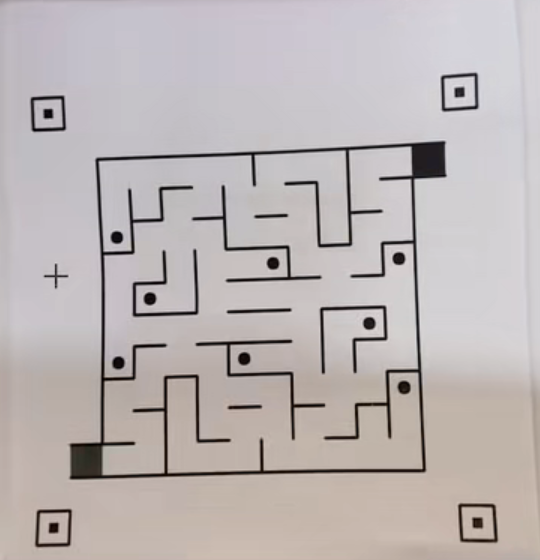
#> input picture python_lrp/images/migong1.png, 540 x 560 px, given in place of the camera
$ python test.py
#> lines starting #> are read from the running program, lines starting #| are printed output that depends on the picture; after the words box and inside, x2 and y2 are one past the last pixel; in counts of white or black regions, pixels touching at a corner belong together; long printed decimals are rounded
import cv2
import math
import numpy as np
#import matplotlib.pyplot as plt

class BBox(object):

    # [5 lines left out: function __init__, not called in this run]

def Img_Outline(input_dir):
    original_img = input_dir
    gray_img = cv2.cvtColor(original_img, cv2.COLOR_BGR2GRAY)
    blurred = cv2.GaussianBlur(gray_img, (9, 9), 0)                     # 高斯模糊去噪（设定卷积核大小影响效果）

    _, RedThresh = cv2.threshold(blurred, 165, 255, cv2.THRESH_BINARY)  # 设定阈值165（阈值影响开闭运算效果） //200效果最好   当前无影响165


    kernel = cv2.getStructuringElement(cv2.MORPH_RECT, (5, 5))          # 定义矩形结构元素
    closed = cv2.morphologyEx(RedThresh, cv2.MORPH_CLOSE, kernel)       # 闭运算（链接块）
    opened = cv2.morphologyEx(closed, cv2.MORPH_OPEN, kernel)           # 开运算（去噪点）
    return original_img, gray_img, RedThresh, closed, opened

def findContours_img(original_img, opened):
    contours, hierarchy = cv2.findContours(opened, cv2.RETR_LIST, cv2.CHAIN_APPROX_SIMPLE)
    c = sorted(contours, key=cv2.contourArea, reverse=True)[1]   # 计算最大轮廓的旋转包围盒
    rect = cv2.minAreaRect(c)                                    # 获取包围盒（中心点，宽高，旋转角度）
    box = np.int0(cv2.boxPoints(rect))                           # box
    draw_img = cv2.drawContours(original_img.copy(), [box], -1, (0, 0, 255), 3)
    return box,draw_img

def Perspective_transform(box,original_img):
    # 获取画框宽高(x=orignal_W,y=orignal_H)
    orignal_W = math.ceil(np.sqrt((box[3][1] - box[2][1])**2 + (box[3][0] - box[2][0])**2))
    orignal_H= math.ceil(np.sqrt((box[3][1] - box[0][1])**2 + (box[3][0] - box[0][0])**2))

    # 原图中的四个顶点,与变换矩阵
    pts1 = np.float32([box[0], box[1], box[2], box[3]])
    pts2 = np.float32([[int(orignal_W+1),int(orignal_H+1)], [0, int(orignal_H+1)], [0, 0], [int(orignal_W+1), 0]])

    # 生成透视变换矩阵；进行透视变换
    M = cv2.getPerspectiveTransform(pts1, pts2)
    result_img = cv2.warpPerspective(original_img, M, (int(orignal_W+3),int(orignal_H+1)))

    return result_img

# [31 lines left out: function resize_keep_aspectratio, not called in this run]


if __name__=="__main__":
    global DPI
    DPI = 0.00245

    input_dir = "images/migong1.png"
    cap = cv2.VideoCapture(1)

    while (cap.isOpened()):
        ret, frame = cap.read()
#> frame is the input picture: shape (560, 540, 3); mean B, G, R 181, 181.2, 188.2
        img0 = frame
        original_img, gray_img, RedThresh, closed, opened = Img_Outline(img0)
#> in Img_Outline, `_, RedThresh = cv2.threshold(blurred, 165, 255, cv2.THRESH_BINARY)`:
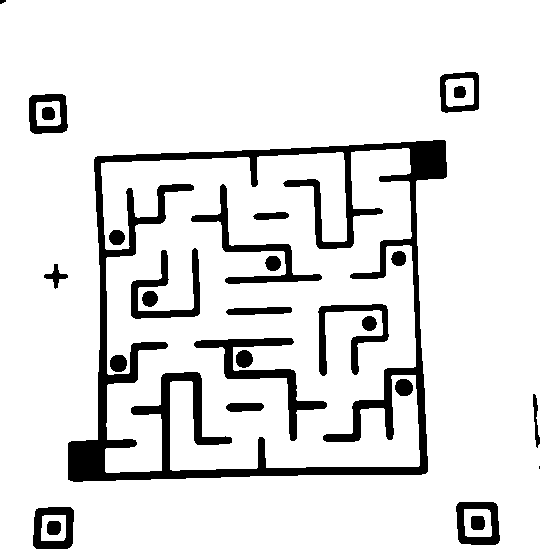
#> RedThresh: shape (560, 540); 88.6% white; 28 black regions (2 under 20 px), largest, box (x1, y1, x2, y2) and area: (68, 140, 447, 482) 19995, (194, 338, 327, 441) 2330, (191, 184, 322, 284) 1859
#> in Img_Outline, `closed = cv2.morphologyEx(RedThresh, cv2.MORPH_CLOSE, kernel)`: closed: shape (560, 540); 88.8% white; 27 black regions (1 under 20 px), largest, box (x1, y1, x2, y2) and area: (68, 140, 447, 482) 19935, (195, 338, 326, 440) 2313, (192, 186, 321, 284) 1844
#> in Img_Outline, `opened = cv2.morphologyEx(closed, cv2.MORPH_OPEN, kernel)`: opened: shape (560, 540); 88.6% white; 21 black regions (1 under 20 px)
        box, draw_img = findContours_img(original_img, opened)
#> in findContours_img, `contours, hierarchy = cv2.findContours(opened, cv2.RETR_LIST, cv2.CHAI..`: contours = 31 contours; largest, box (x1, y1, x2, y2) and area: (0, 0, 540, 560) 301258, (67, 139, 448, 483) 108750, (101, 148, 420, 473) 85138, (194, 337, 327, 441) 3002, (191, 185, 322, 285) 2344
#> in findContours_img, `c = sorted(contours, key=cv2.contourArea, reverse=True)[1]`: c = contour of 121 points, box (x1, y1, x2, y2) (67, 139, 448, 483), area 108750
#> in findContours_img, `rect = cv2.minAreaRect(c)`: rect = ((256.8, 310.5), (386.5, 335.7), -1.18)
#> in findContours_img, `box = np.int0(cv2.boxPoints(rect))`: box = [[67, 482], [60, 146], [446, 138], [453, 474]]
#> in findContours_img, `draw_img = cv2.drawContours(original_img.copy(), [box], -1, (0, 0, 255..`:
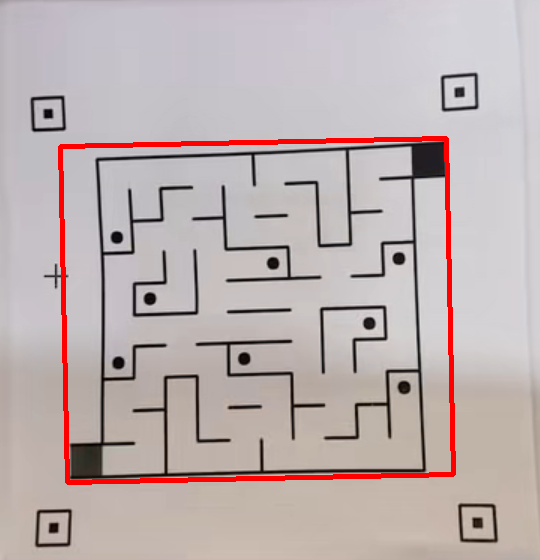
#> draw_img: shape (560, 540, 3); mean B, G, R 176.6, 176.7, 189.6
#> box = [[67, 482], [60, 146], [446, 138], [453, 474]]
        cv2.imshow('draw_img', draw_img)
        result_img = Perspective_transform(box, original_img)
#> in Perspective_transform, `orignal_W = math.ceil(np.sqrt((box[3][1] - box[2][1])**2 + (box[3][0] ..`: orignal_W = 337
#> in Perspective_transform, `orignal_H= math.ceil(np.sqrt((box[3][1] - box[0][1])**2 + (box[3][0] -..`: orignal_H = 387
#> in Perspective_transform, `pts1 = np.float32([box[0], box[1], box[2], box[3]])`: pts1 = [[67, 482], [60, 146], [446, 138], [453, 474]]
#> in Perspective_transform, `pts2 = np.float32([[int(orignal_W+1),int(orignal_H+1)], [0, int(origna..`: pts2 = [[338, 388], [0, 388], [0, 0], [338, 0]]
#> in Perspective_transform, `M = cv2.getPerspectiveTransform(pts1, pts2)`: M = [[0.0208, 1.01, -148.1], [-1, 0.0209, 445.2], [6.53e-19, -1.36e-20, 1]]
#> in Perspective_transform, `result_img = cv2.warpPerspective(original_img, M, (int(orignal_W+3),in..`:
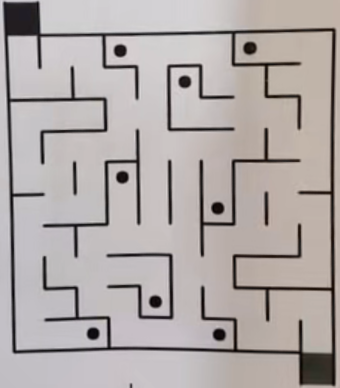
#> result_img: shape (388, 340, 3); mean B, G, R 167.9, 169.3, 176.3

        size = result_img.shape
#> size = (388, 340, 3)
        w = size[1]
#> w = 340
        h = size[0]
#> h = 388

        if w < h:
            img90 = np.rot90(result_img)
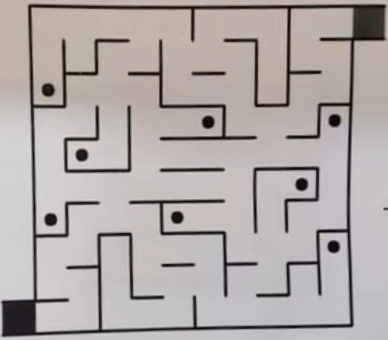
#> img90: shape (340, 388, 3); mean B, G, R 167.9, 169.3, 176.3
            # cv2.imshow("img90", img90)
        else:
            img90 = result_img
        img90_canndy = cv2.Canny(img90, 30, 150)
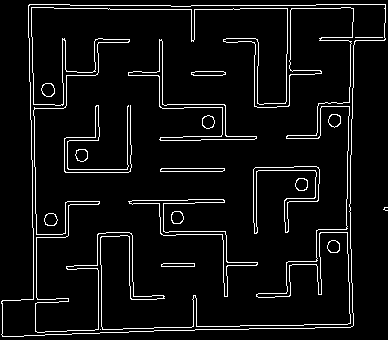
#> img90_canndy: shape (340, 388); 5.9% white in thin lines or dots

        w = 20
        h = 5
        params = cv2.SimpleBlobDetector_Params()
        params.filterByArea = True
        params.minArea = 10e1
        params.maxArea = 10e2
        params.minDistBetweenBlobs = 25
        params.filterByConvexity = False

        gray = cv2.cvtColor(img90, cv2.COLOR_BGR2GRAY)
        minThreshValue = 120
        _, gray = cv2.threshold(gray, minThreshValue, 255, cv2.THRESH_BINARY)
#> gray: shape (340, 388); 87.8% white; 17 black regions (1 under 20 px), largest, box (x1, y1, x2, y2) and area: (1, 4, 386, 337) 10972, (128, 40, 257, 141) 1105, (129, 199, 258, 297) 984
        gray = cv2.resize(gray, dsize=None, fx=2, fy=2, interpolation=cv2.INTER_LINEAR)
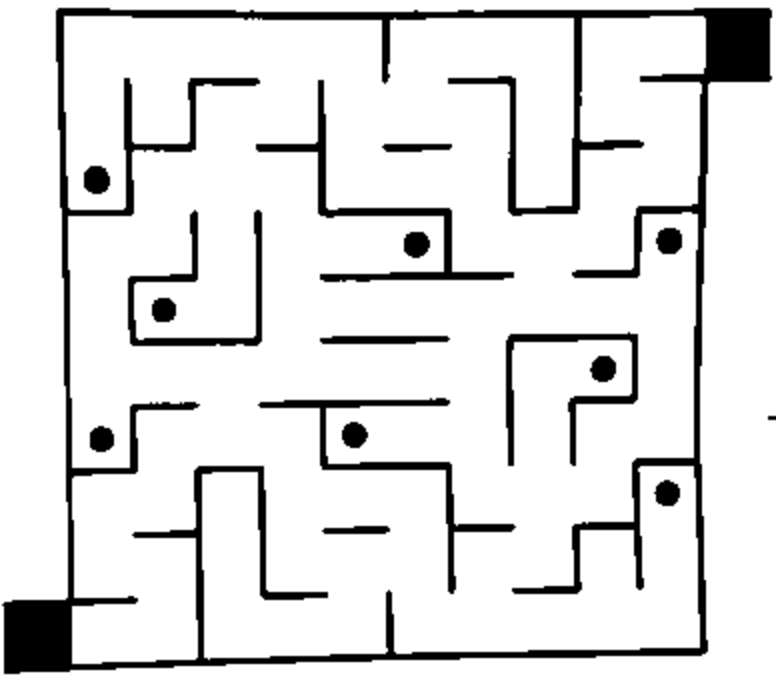
#> gray: shape (680, 776); min 0, max 255, mean 223.8
        img90_resize = cv2.resize(img90, dsize=None, fx=2, fy=2, interpolation=cv2.INTER_LINEAR)

        detector = cv2.SimpleBlobDetector_create(params)
        keypoints = detector.detect(gray)
#> keypoints = 8 keypoints; (x, y, size): (96, 180, 29), (669, 241, 27.9), (416, 244, 27.8), (603, 369, 27.1), (354, 435, 26.8), (101, 439, 26.7), (667, 493, 26.7), (163, 310, 26)
        im_with_keypoints = cv2.drawKeypoints(gray, keypoints, np.array([]), (255, 0, 0),
                                              cv2.DRAW_MATCHES_FLAGS_DRAW_RICH_KEYPOINTS)
        color_img = cv2.cvtColor(im_with_keypoints, cv2.COLOR_BGR2RGB)

        size = color_img.shape
#> size = (680, 776, 3)
        w = size[1]
#> w = 776
        h = size[0]
#> h = 680

        for i in range(0, len(keypoints)):
            print(keypoints[i].pt[0], keypoints[i].pt[1])
#> this loop made 8 passes
#| 666.992 492.994
#| 101.195 438.872
#| 354.000 434.590
#| 603.032 368.526
#| 163.364 309.668
#| 415.999 243.999
#| 668.951 240.504
#| 96.164 179.506

        get_persent_x = w / 12 - 0.7675
#> get_persent_x = 63.9
        get_persent_y = h / 10 - 0.585
#> get_persent_y = 67.42
        font = cv2.FONT_HERSHEY_SIMPLEX
        color = (0, 0, 255)
        thickness = 2
        font_scale = 1
        point_image = color_img.copy()

        for i in range(0, len(keypoints)):
            if keypoints[i].pt[0] / get_persent_x != 0:
                pointx_now = int(keypoints[i].pt[0] / get_persent_x) + 1
            else:
                pointx_now = int(keypoints[i].pt[0] / get_persent_x)

            if keypoints[i].pt[1] / get_persent_y != 0:
                pointy_now = int(keypoints[i].pt[1] / get_persent_y) + 1
            else:
                pointy_now = int(keypoints[i].pt[1] / get_persent_y)
            print(pointx_now, pointy_now)
            text_x = str(pointx_now)
            text_y = str(pointy_now)
            text = "(" + text_x + "," + text_y + ")"
            cv2.putText(point_image, text, (int(keypoints[i].pt[0]), int(keypoints[i].pt[1])), font, font_scale, color,
                        thickness)
#> this loop made 8 passes
#> (pointx_now, pointy_now, text_x, text_y) on passes 1 to 8: (11, 8, '11', '8'), (2, 7, '2', '7'), (6, 7, '6', '7'), (10, 6, '10', '6'), (3, 5, '3', '5'), (7, 4, '7', '4'), (11, 4, '11', '4'), (2, 3, '2', '3')
#| 11 8
#| 2 7
#| 6 7
#| 10 6
#| 3 5
#| 7 4
#| 11 4
#| 2 3
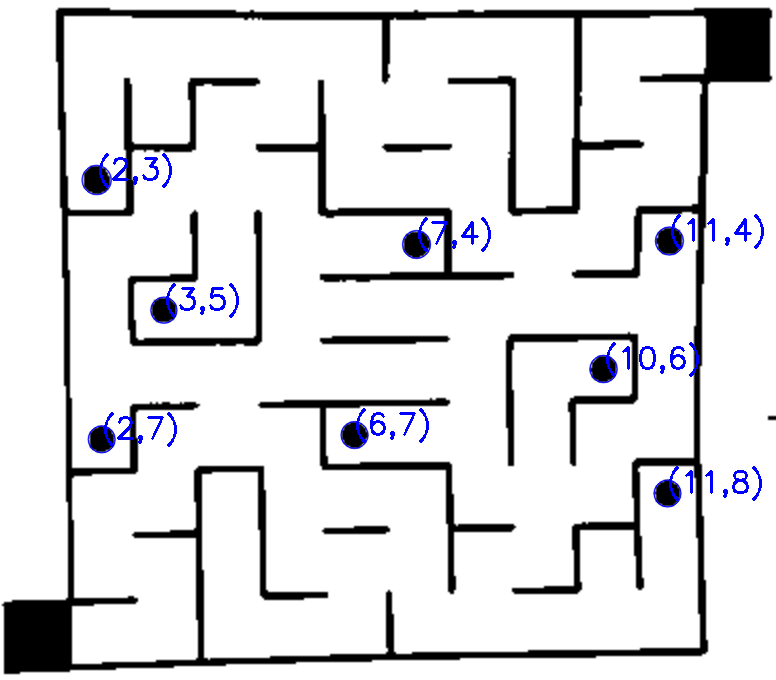
#> point_image: shape (680, 776, 3); mean R, G, B 221.6, 221.6, 224.3

        cv2.imshow('point_image', point_image)
        cv2.imshow('original_img', original_img)
        c = cv2.waitKey(1)
#> (key q is pressed here)
        if c == ord('q'):
            break

cv2.waitKey(0)
cv2.destroyAllWindows()

$ run again, on python_lrp/images/migong10.png
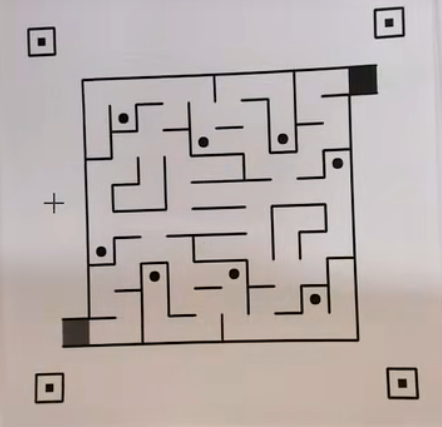
#> input picture python_lrp/images/migong10.png, 442 x 427 px, given in place of the camera
#> frame is the input picture: shape (427, 442, 3); mean B, G, R 172.5, 174.8, 184.8
#> in Img_Outline, `_, RedThresh = cv2.threshold(blurred, 165, 255, cv2.THRESH_BINARY)`:
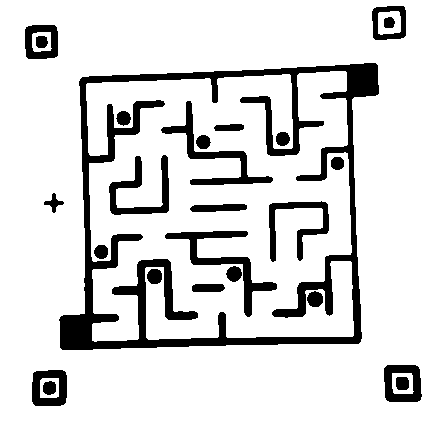
#> RedThresh: shape (427, 442); 85.6% white; 25 black regions, largest, box (x1, y1, x2, y2) and area: (59, 63, 379, 350) 15705, (165, 231, 277, 317) 1697, (161, 101, 273, 185) 1551
#> closed: shape (427, 442); 85.8% white; 25 black regions, largest, box (x1, y1, x2, y2) and area: (60, 63, 379, 350) 15652, (166, 231, 277, 316) 1688, (162, 102, 272, 185) 1535
#> opened: shape (427, 442); 85% white; 14 black regions
#> contours = 25 contours, 3 with area under 20; largest, box (x1, y1, x2, y2) and area: (0, 0, 442, 427) 187866, (59, 62, 380, 351) 77318, (86, 71, 354, 341) 57932, (165, 230, 278, 317) 2169, (161, 101, 273, 186) 2006
#> c = contour of 105 points, box (x1, y1, x2, y2) (59, 62, 380, 351), area 77318
#> rect = ((218.8, 206.2), (325.8, 281.8), -1.29)
#> in findContours_img, `box = np.int0(cv2.boxPoints(rect))`: box = [[59, 350], [52, 69], [378, 61], [384, 343]]
#> orignal_W = 283
#> orignal_H = 326
#> pts1 = [[59, 350], [52, 69], [378, 61], [384, 343]]
#> pts2 = [[284, 327], [0, 327], [0, 0], [284, 0]]
#> M = [[0.0247, 1.01, -70.74], [-1, 0.0213, 377.6], [1.04e-05, -1.14e-05, 1]]
#> img90_canndy: shape (286, 327); 7.1% white in thin lines or dots
#> keypoints = 8 keypoints; (x, y, size): (138, 95, 24), (459, 148, 23.5), (86, 368, 23.4), (354, 417, 23.4), (514, 468, 23.3), (565, 201, 23.2), (299, 150, 23.1), (195, 420, 22.6)
#> the loop `for i in range(0, len(keypoints)):` made 8 passes
#| 514.117 468.5
#| 195.080 419.681
#| 354.5 416.680
#| 86.5 367.925
#| 565.407 200.765
#> (further printed lines are left out)
#> the loop `for i in range(0, len(keypoints)):` made 8 passes
#> (pointx_now, pointy_now, text_x, text_y) on passes 1 to 8: (10, 9, '10', '9'), (4, 8, '4', '8'), (7, 8, '7', '8'), (2, 7, '2', '7'), (11, 4, '11', '4'), (6, 3, '6', '3'), (9, 3, '9', '3'), (3, 2, '3', '2')
#> (printed output is left out)
#> after the loop `for i in range(0, len(keypoints)):`:
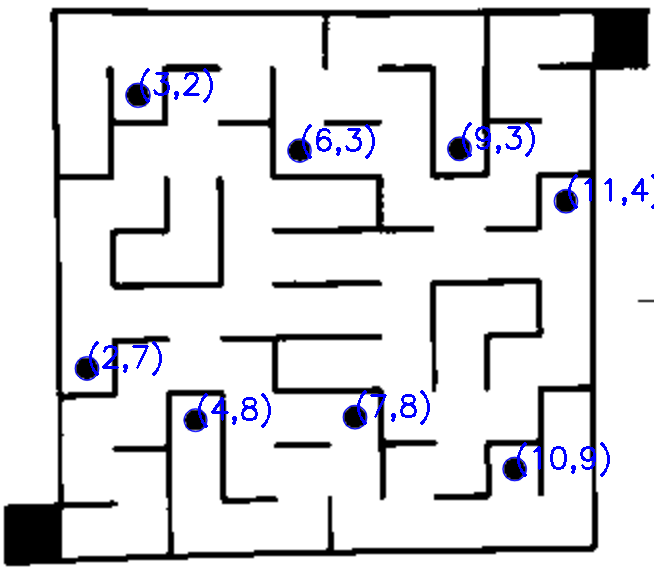
#> point_image: shape (572, 654, 3); mean R, G, B 220.3, 220.3, 224

$ run again, on python_lrp/images/migong11.png
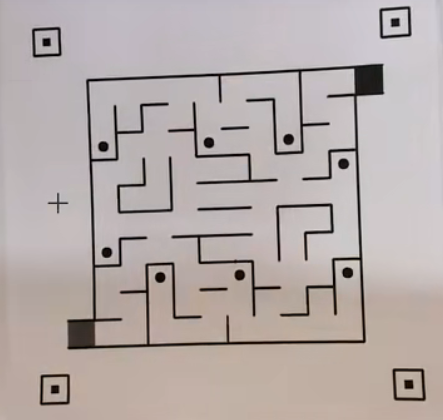
#> input picture python_lrp/images/migong11.png, 443 x 420 px, given in place of the camera
#> frame is the input picture: shape (420, 443, 3); mean B, G, R 169.5, 171.4, 181.1
#> in Img_Outline, `_, RedThresh = cv2.threshold(blurred, 165, 255, cv2.THRESH_BINARY)`:
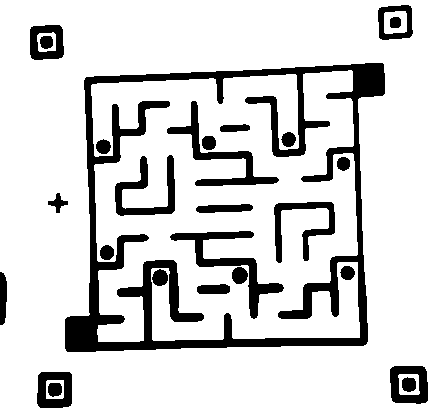
#> RedThresh: shape (420, 443); 84.3% white; 26 black regions, largest, box (x1, y1, x2, y2) and area: (65, 63, 385, 352) 16725, (170, 231, 284, 319) 1874, (167, 101, 279, 186) 1663
#> closed: shape (420, 443); 84.4% white; 26 black regions, largest, box (x1, y1, x2, y2) and area: (65, 63, 385, 352) 16667, (171, 231, 283, 318) 1860, (168, 102, 277, 186) 1646
#> opened: shape (420, 443); 83.7% white; 15 black regions
#> contours = 24 contours, 3 with area under 20; largest, box (x1, y1, x2, y2) and area: (0, 0, 443, 420) 184878, (64, 62, 386, 353) 78272, (91, 71, 360, 342) 57798, (170, 230, 284, 319) 2376, (167, 101, 278, 187) 2125
#> c = contour of 105 points, box (x1, y1, x2, y2) (64, 62, 386, 353), area 78272
#> rect = ((224.4, 207.1), (327.1, 283.9), -1.28)
#> in findContours_img, `box = np.int0(cv2.boxPoints(rect))`: box = [[64, 352], [57, 68], [384, 61], [391, 345]]
#> orignal_W = 285
#> orignal_H = 328
#> pts1 = [[64, 352], [57, 68], [384, 61], [391, 345]]
#> pts2 = [[286, 329], [0, 329], [0, 0], [286, 0]]
#> M = [[0.0215, 1.01, -69.67], [-1.01, 0.0248, 384.6], [-3.93e-19, -5.99e-19, 1]]
#> img90_canndy: shape (288, 329); 7% white in thin lines or dots
#> keypoints = 8 keypoints; (x, y, size): (85, 151, 23.7), (462, 149, 23.7), (302, 151, 23.7), (358, 418, 23.5), (197, 422, 23.5), (570, 415, 23.5), (568, 202, 23.3), (88, 370, 23.3)
#> the loop `for i in range(0, len(keypoints)):` made 8 passes
#| 196.894 421.704
#| 357.5 418.5
#| 570.282 415.275
#| 87.923 370.243
#| 568.401 201.881
#> (further printed lines are left out)
#> the loop `for i in range(0, len(keypoints)):` made 8 passes
#> (pointx_now, pointy_now, text_x, text_y) on passes 1 to 8: (4, 8, '4', '8'), (7, 8, '7', '8'), (11, 8, '11', '8'), (2, 7, '2', '7'), (11, 4, '11', '4'), (6, 3, '6', '3'), (2, 3, '2', '3'), (9, 3, '9', '3')
#> (printed output is left out)
#> after the loop `for i in range(0, len(keypoints)):`:
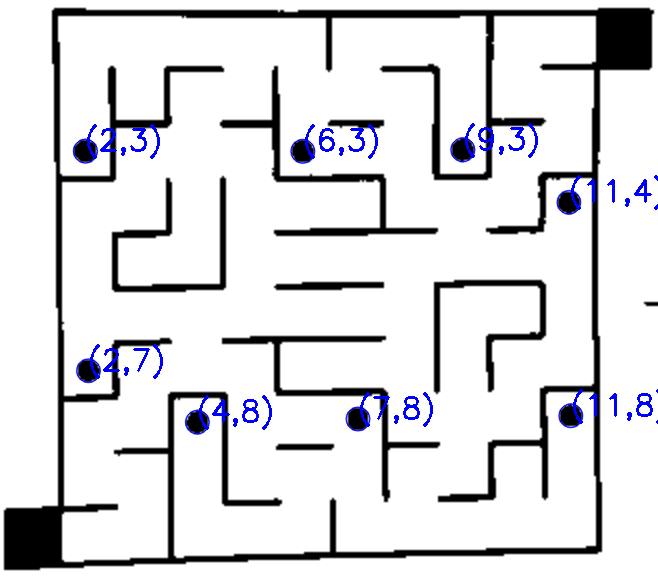
#> point_image: shape (576, 658, 3); mean R, G, B 219.4, 219.4, 222.9

$ run again, on python_lrp/images/migong12.png
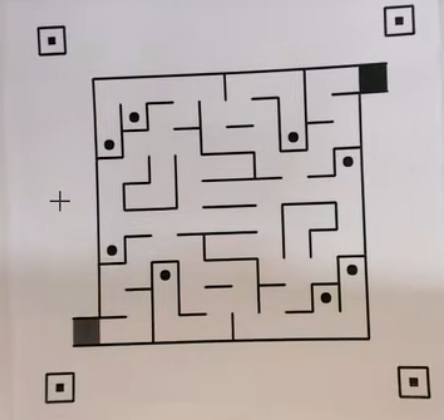
#> input picture python_lrp/images/migong12.png, 444 x 420 px, given in place of the camera
#> frame is the input picture: shape (420, 444, 3); mean B, G, R 174.3, 176.3, 185.7
#> RedThresh: shape (420, 444); 85.7% white; 25 black regions, largest, box (x1, y1, x2, y2) and area: (70, 61, 389, 350) 15486, (176, 229, 288, 315) 1698, (172, 100, 283, 184) 1512
#> closed: shape (420, 444); 85.9% white; 25 black regions, largest, box (x1, y1, x2, y2) and area: (70, 61, 389, 350) 15426, (177, 229, 287, 314) 1684, (174, 101, 282, 184) 1488
#> opened: shape (420, 444); 85.2% white; 14 black regions
#> contours = 30 contours, 3 with area under 20; largest, box (x1, y1, x2, y2) and area: (0, 0, 444, 420) 185617, (69, 60, 390, 351) 77306, (97, 69, 365, 341) 57612, (176, 228, 288, 315) 1916, (173, 100, 283, 185) 1718
#> c = contour of 113 points, box (x1, y1, x2, y2) (69, 60, 390, 351), area 77306
#> rect = ((229.1, 205.1), (326, 282.7), -1.42)
#> in findContours_img, `box = np.int0(cv2.boxPoints(rect))`: box = [[69, 350], [62, 67], [388, 59], [395, 342]]
#> orignal_W = 284
#> orignal_H = 327
#> pts1 = [[69, 350], [62, 67], [388, 59], [395, 342]]
#> pts2 = [[285, 328], [0, 328], [0, 0], [285, 0]]
#> M = [[0.0247, 1.01, -68.96], [-1.01, 0.0249, 388.7], [-3.97e-19, -6.03e-19, 1]]
#> img90_canndy: shape (287, 328); 7% white in thin lines or dots
#> keypoints = 8 keypoints; (x, y, size): (138, 96, 24.1), (460, 149, 23.5), (84, 151, 23.3), (196, 421, 23.3), (515, 469, 23.2), (566, 415, 23.2), (566, 202, 23), (87, 369, 23)
#> the loop `for i in range(0, len(keypoints)):` made 8 passes
#| 514.794 468.592
#| 195.923 420.757
#| 566.206 414.592
#| 86.944 368.677
#| 566.093 201.882
#> (further printed lines are left out)
#> the loop `for i in range(0, len(keypoints)):` made 8 passes
#> (pointx_now, pointy_now, text_x, text_y) on passes 1 to 8: (10, 9, '10', '9'), (4, 8, '4', '8'), (11, 8, '11', '8'), (2, 7, '2', '7'), (11, 4, '11', '4'), (2, 3, '2', '3'), (9, 3, '9', '3'), (3, 2, '3', '2')
#> (printed output is left out)
#> after the loop `for i in range(0, len(keypoints)):`:
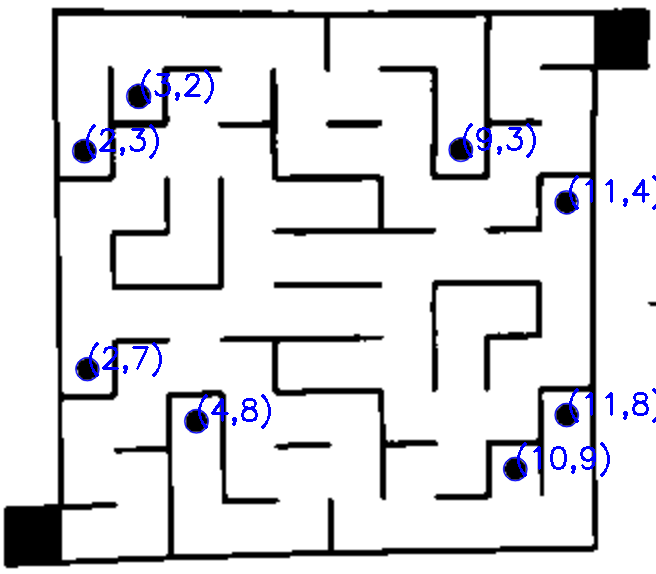
#> point_image: shape (574, 656, 3); mean R, G, B 220.9, 220.9, 224.5
